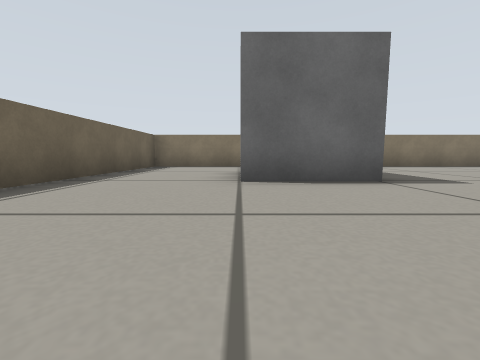
View 1 (above)

16 first-person views from a walk through a world built for the Gazebo simulator. The camera is 0.19 m above the floor, tilts 6° down and sees 90° across. The floor is counted in squares, 0.5 m on a side. Each view is taken from the middle of a square. On the plan, view 1 faces up. The plan holds only what a view shows up to about 9 squares ahead; the rest is blank. Robots are left out.

View 2
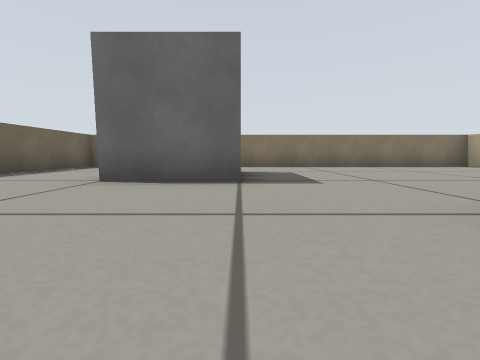

View 3
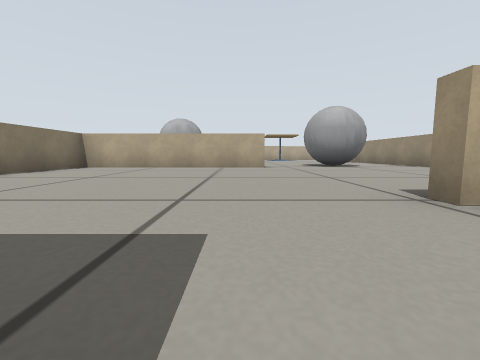

View 4
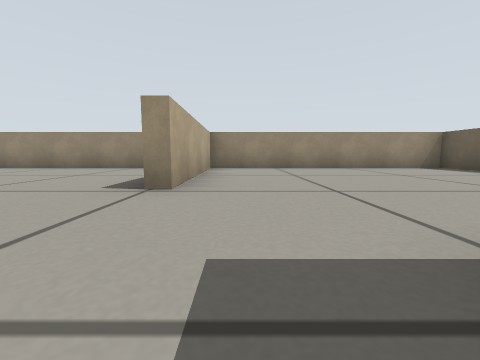

View 5
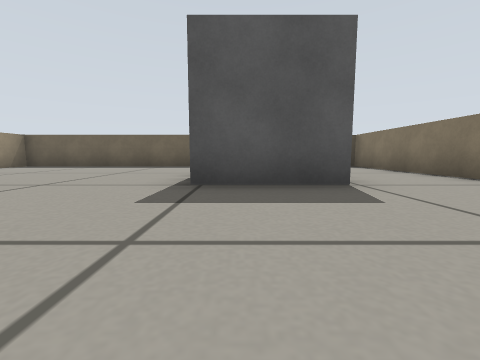

View 6
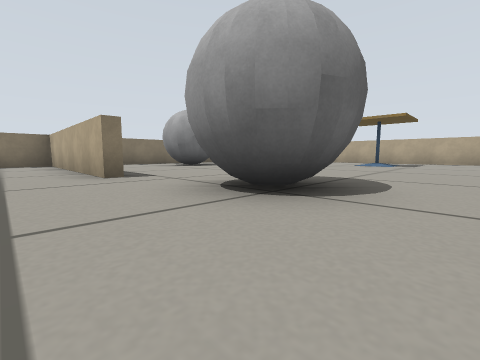

View 7
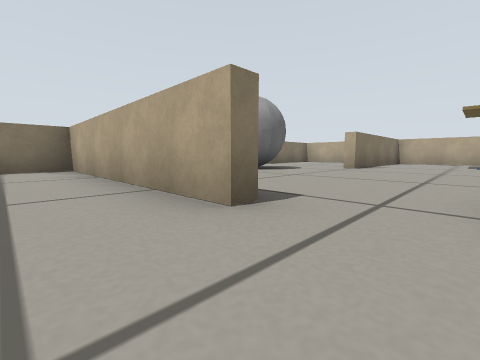

View 8
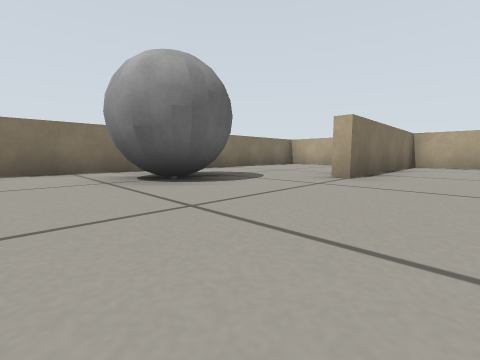

View 9
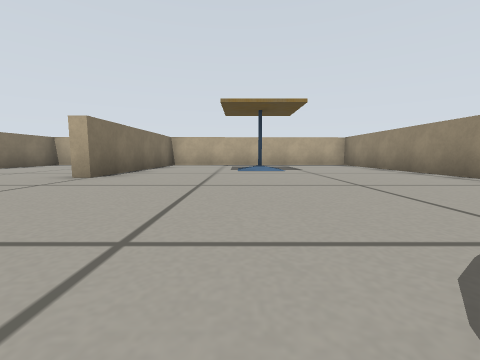

View 10
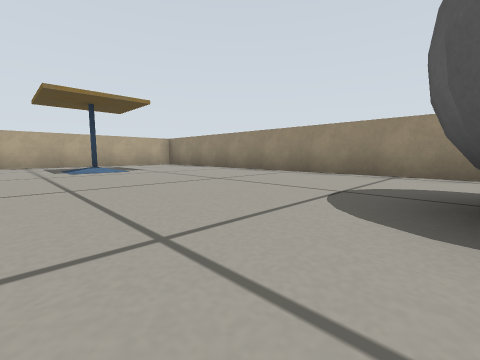

View 11
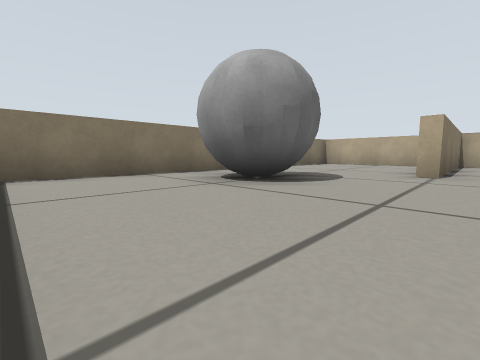

View 12
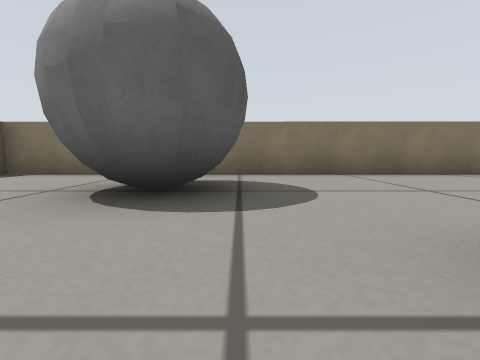

View 13
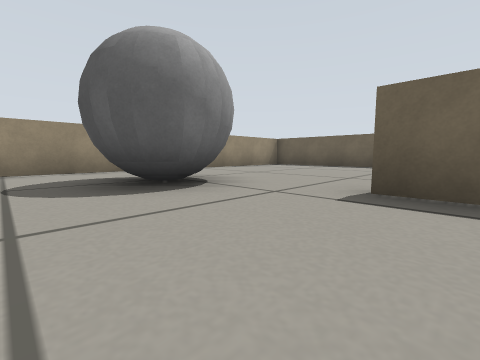

View 14
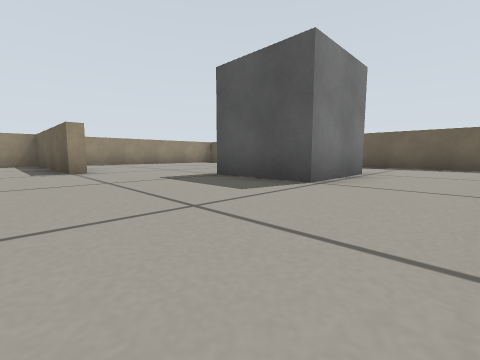

View 15
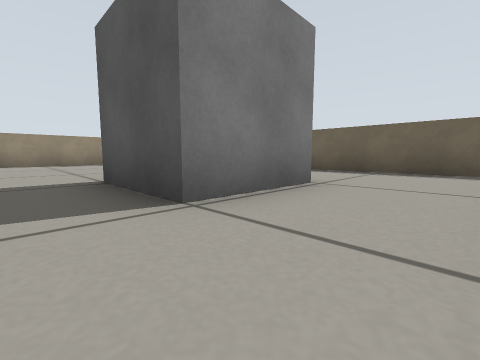

View 16
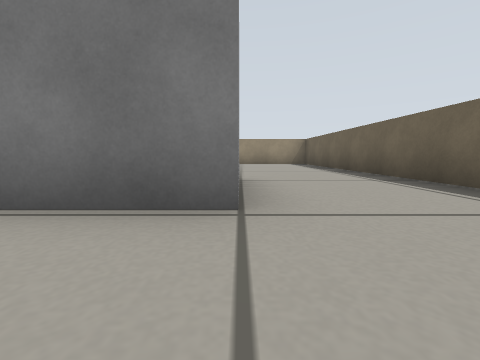

### Floor plan
Points are (right, up) in squares from view 1. A wall is a line through its corners. A room is listed if a view was taken in it or the views show most of it. See-through windows are left out.
Room 1 (views 1, 2, 3, 4, 5, 6, 7, 8, 9, 10, 11, 12, 13, 14, 15, 16)
walls: (9.2, 2.2) (9.2, 7.7) (-2.7, 7.7) (-2.6, -2.8) (3.8, -2.8) (3.8, 1.4) (4, 1.4) (4.1, -2.8) (19.8, -2.8) (19.7, 3.4) (14.9, 3.4); (9.5, 3.1) (9.5, 2.2); (19.6, 4.4) (19.6, 6.2); (19.6, 7) (19.6, 7.6) (9.4, 7.7)
objects: grey box (0, 4) to (2, 5); grey ball (10, -1) to (11, 1); grey ball (12, 5) to (14, 6); cafe table (17, 0)

Where each view was taken, in squares from view 1:
view 1: 0 up, 0 right, facing up
view 2: 0 up, 2 right, facing up
view 3: 3 up, 2 right, facing right
view 4: 4 up, 3 right, facing down
view 5: 4 up, 5 right, facing left
view 6: 2 down, 8 right, facing up-right
view 7: 1 up, 8 right, facing up-right
view 8: 2 up, 11 right, facing up-right
view 9: 1 up, 11 right, facing right
view 10: 2 up, 11 right, facing down-right
view 11: 3 up, 10 right, facing up-right
view 12: 3 up, 14 right, facing up
view 13: 3 up, 12 right, facing down-left
view 14: 7 up, 5 right, facing down-left
view 15: 7 up, 3 right, facing down-left
view 16: 7 up, 0 right, facing down
